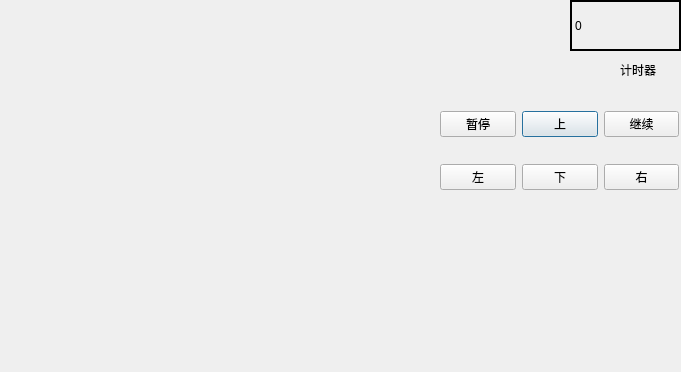
<?xml version="1.0" encoding="UTF-8"?>
<ui version="4.0">
 <class>NewWindow</class>
 <widget class="QDialog" name="NewWindow">
  <property name="geometry">
   <rect>
    <x>0</x>
    <y>0</y>
    <width>681</width>
    <height>372</height>
   </rect>
  </property>
  <property name="windowTitle">
   <string>Dialog</string>
  </property>
  <widget class="QLabel" name="Label">
   <property name="geometry">
    <rect>
     <x>570</x>
     <y>0</y>
     <width>111</width>
     <height>51</height>
    </rect>
   </property>
   <property name="layoutDirection">
    <enum>Qt::RightToLeft</enum>
   </property>
   <property name="frameShape">
    <enum>QFrame::WinPanel</enum>
   </property>
   <property name="text">
    <string>0</string>
   </property>
  </widget>
  <widget class="QLabel" name="label">
   <property name="geometry">
    <rect>
     <x>620</x>
     <y>60</y>
     <width>51</width>
     <height>20</height>
    </rect>
   </property>
   <property name="text">
    <string>计时器</string>
   </property>
  </widget>
  <widget class="QWidget" name="">
   <property name="geometry">
    <rect>
     <x>440</x>
     <y>90</y>
     <width>239</width>
     <height>121</height>
    </rect>
   </property>
   <layout class="QGridLayout" name="gridLayout">
    <item row="0" column="1">
     <widget class="QPushButton" name="pushButton_up">
      <property name="text">
       <string>上</string>
      </property>
     </widget>
    </item>
    <item row="1" column="0">
     <widget class="QPushButton" name="pushButton_left">
      <property name="text">
       <string>左</string>
      </property>
     </widget>
    </item>
    <item row="1" column="1">
     <widget class="QPushButton" name="pushButton_down">
      <property name="text">
       <string>下</string>
      </property>
     </widget>
    </item>
    <item row="1" column="2">
     <widget class="QPushButton" name="pushButton_right">
      <property name="text">
       <string>右</string>
      </property>
     </widget>
    </item>
    <item row="0" column="0">
     <widget class="QPushButton" name="pushButton_pause">
      <property name="text">
       <string>暂停</string>
      </property>
     </widget>
    </item>
    <item row="0" column="2">
     <widget class="QPushButton" name="pushButton_continue">
      <property name="text">
       <string>继续</string>
      </property>
     </widget>
    </item>
   </layout>
  </widget>
 </widget>
 <resources/>
 <connections/>
</ui>
